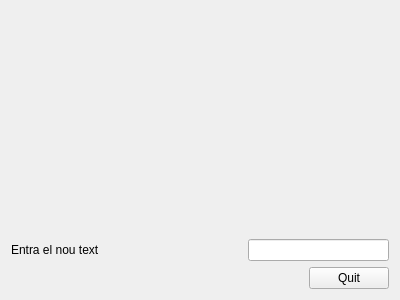
<?xml version="1.0" encoding="UTF-8"?>
<ui version="4.0">
 <class>MyForm</class>
 <widget class="QWidget" name="MyForm">
  <property name="geometry">
   <rect>
    <x>0</x>
    <y>0</y>
    <width>400</width>
    <height>300</height>
   </rect>
  </property>
  <property name="windowTitle">
   <string>Form</string>
  </property>
  <layout class="QVBoxLayout" name="verticalLayout_2">
   <item>
    <layout class="QVBoxLayout" name="verticalLayout">
     <item>
      <widget class="MyLabel" name="label_2">
       <property name="text">
        <string/>
       </property>
      </widget>
     </item>
     <item>
      <layout class="QHBoxLayout" name="horizontalLayout_2">
       <item>
        <widget class="QLabel" name="label_3">
         <property name="text">
          <string>Entra el nou text</string>
         </property>
        </widget>
       </item>
       <item>
        <spacer name="horizontalSpacer">
         <property name="orientation">
          <enum>Qt::Horizontal</enum>
         </property>
         <property name="sizeHint" stdset="0">
          <size>
           <width>40</width>
           <height>20</height>
          </size>
         </property>
        </spacer>
       </item>
       <item>
        <widget class="QLineEdit" name="lineEdit"/>
       </item>
      </layout>
     </item>
     <item>
      <layout class="QHBoxLayout" name="horizontalLayout">
       <item>
        <spacer name="horizontalSpacer_2">
         <property name="orientation">
          <enum>Qt::Horizontal</enum>
         </property>
         <property name="sizeHint" stdset="0">
          <size>
           <width>40</width>
           <height>20</height>
          </size>
         </property>
        </spacer>
       </item>
       <item>
        <widget class="QPushButton" name="pushButton">
         <property name="text">
          <string>Quit</string>
         </property>
        </widget>
       </item>
      </layout>
     </item>
    </layout>
   </item>
  </layout>
 </widget>
 <customwidgets>
  <customwidget>
   <class>MyLabel</class>
   <extends>QLabel</extends>
   <header>MyLabel.h</header>
   <slots>
    <slot>setTextMajuscules(QString)</slot>
   </slots>
  </customwidget>
 </customwidgets>
 <resources/>
 <connections>
  <connection>
   <sender>pushButton</sender>
   <signal>clicked()</signal>
   <receiver>MyForm</receiver>
   <slot>close()</slot>
   <hints>
    <hint type="sourcelabel">
     <x>331</x>
     <y>247</y>
    </hint>
    <hint type="destinationlabel">
     <x>371</x>
     <y>-12</y>
    </hint>
   </hints>
  </connection>
  <connection>
   <sender>lineEdit</sender>
   <signal>textChanged(QString)</signal>
   <receiver>label_2</receiver>
   <slot>setTextMajuscules(QString)</slot>
   <hints>
    <hint type="sourcelabel">
     <x>365</x>
     <y>154</y>
    </hint>
    <hint type="destinationlabel">
     <x>223</x>
     <y>31</y>
    </hint>
   </hints>
  </connection>
 </connections>
</ui>
